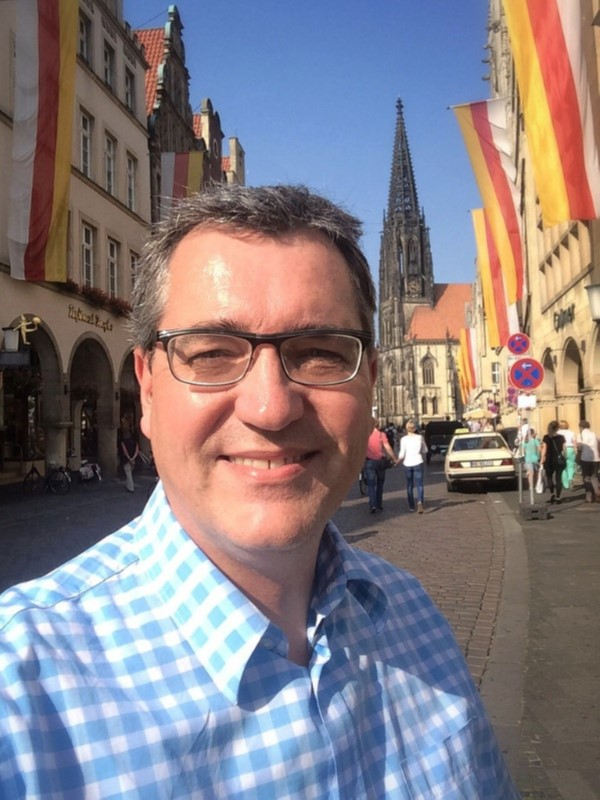
#> input picture DigitalPicture/Week3_mask/1a.jpg, 600 x 800 px
$ python main.py
#> lines starting #> are read from the running program, lines starting #| are printed output that depends on the picture
import numpy as np
import cv2

pic = cv2.imread("1a.jpg")  # B'G'R'
#> pic is the input picture: shape (800, 600, 3); mean B, G, R 130.3, 125, 133.7
mask = cv2.imread("1b.jpg")
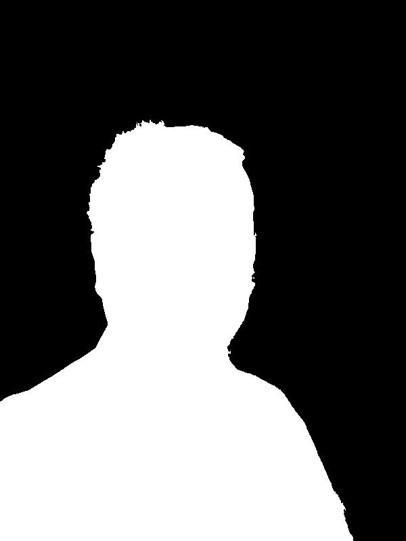
#> input picture DigitalPicture/Week3_mask/1b.jpg, 406 x 541 px
#> mask is the input picture: shape (541, 406, 3); min 0, max 255, mean 103.3
bg = cv2.imread("bg1.jpg")
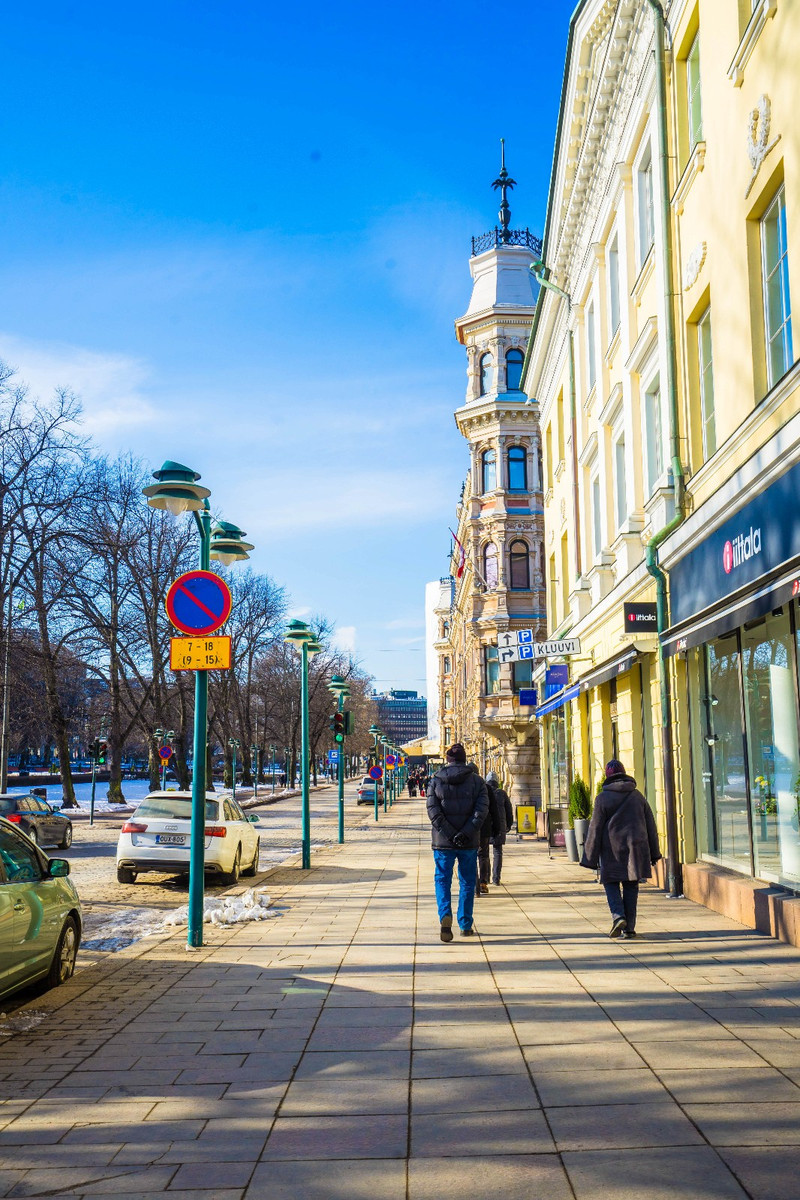
#> input picture DigitalPicture/Week3_mask/bg1.jpg, 800 x 1200 px
#> bg is the input picture: shape (1200, 800, 3); mean B, G, R 163.2, 149, 123.1
output = pic
mask1 = cv2.resize(mask, (pic.shape[1], pic.shape[0]))  # resize:(width,height)
bg1 = cv2.resize(bg, (pic.shape[1], pic.shape[0]))
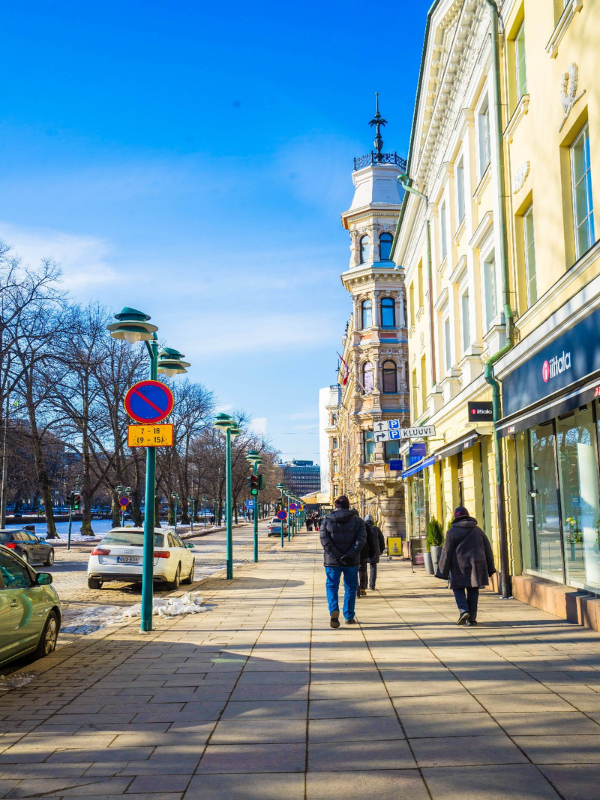
#> bg1: shape (800, 600, 3); mean B, G, R 163.1, 148.9, 123

dimen = np.zeros((pic.shape[0], pic.shape[1], 1), dtype=int)  # append
mask0 = np.concatenate((mask1, dimen), axis=2)

for i in range(0, pic.shape[0]):
    for j in range(0, pic.shape[1]):
        mask0[i, j, 3] = 1 if (mask0[i, j, 0] + mask0[i, j, 1] + mask0[i, j, 2]) / 3 > 240 else 0
        output[i,j,:] = pic[i,j,:]*mask0[i,j,3] + bg1[i,j,:]*(1-mask0[i,j,3])
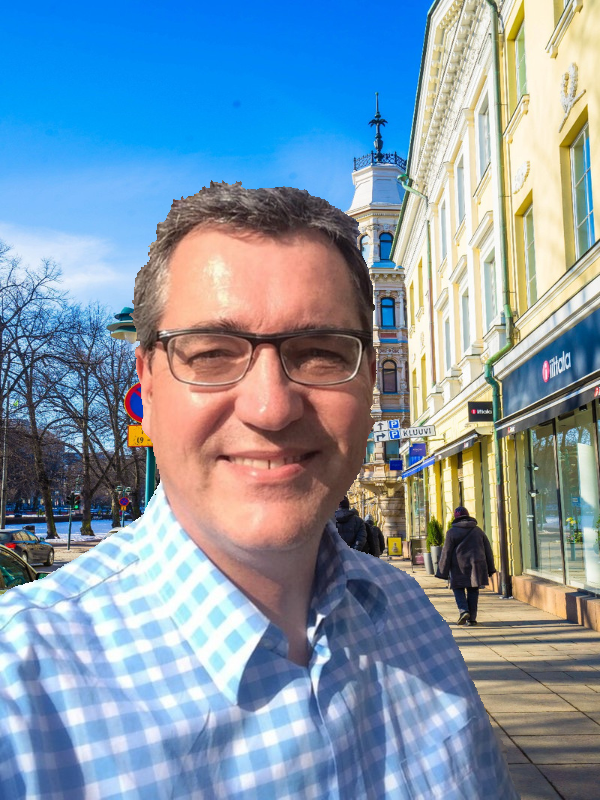
#> output: shape (800, 600, 3); mean B, G, R 169.5, 151.3, 130.4

# output = np.array(mask0[:,:,0:3], dtype=np.uint8)
cv2.imshow("output", output)
# cv2.imwrite("1_mix_3.jpg",output)
cv2.waitKey(0)
cv2.destroyAllWindows()
